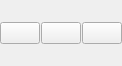
<?xml version="1.0" encoding="UTF-8"?>
<ui version="4.0">
 <class>SystemButtonWidget</class>
 <widget class="QWidget" name="SystemButtonWidget">
  <property name="geometry">
   <rect>
    <x>0</x>
    <y>0</y>
    <width>107</width>
    <height>66</height>
   </rect>
  </property>
  <property name="windowTitle">
   <string>Form</string>
  </property>
  <layout class="QGridLayout" name="gridLayout">
   <property name="leftMargin">
    <number>0</number>
   </property>
   <property name="topMargin">
    <number>0</number>
   </property>
   <property name="rightMargin">
    <number>0</number>
   </property>
   <property name="bottomMargin">
    <number>0</number>
   </property>
   <property name="horizontalSpacing">
    <number>1</number>
   </property>
   <property name="verticalSpacing">
    <number>0</number>
   </property>
   <item row="0" column="0">
    <widget class="QPushButton" name="pushButton_sysMin">
     <property name="toolTip">
      <string>最小化</string>
     </property>
     <property name="text">
      <string/>
     </property>
    </widget>
   </item>
   <item row="0" column="1">
    <widget class="QPushButton" name="pushButton_sysMax">
     <property name="text">
      <string/>
     </property>
     <property name="checkable">
      <bool>true</bool>
     </property>
    </widget>
   </item>
   <item row="0" column="2">
    <widget class="QPushButton" name="pushButton_sysClose">
     <property name="toolTip">
      <string>关闭</string>
     </property>
     <property name="text">
      <string/>
     </property>
    </widget>
   </item>
  </layout>
 </widget>
 <resources/>
 <connections/>
</ui>
